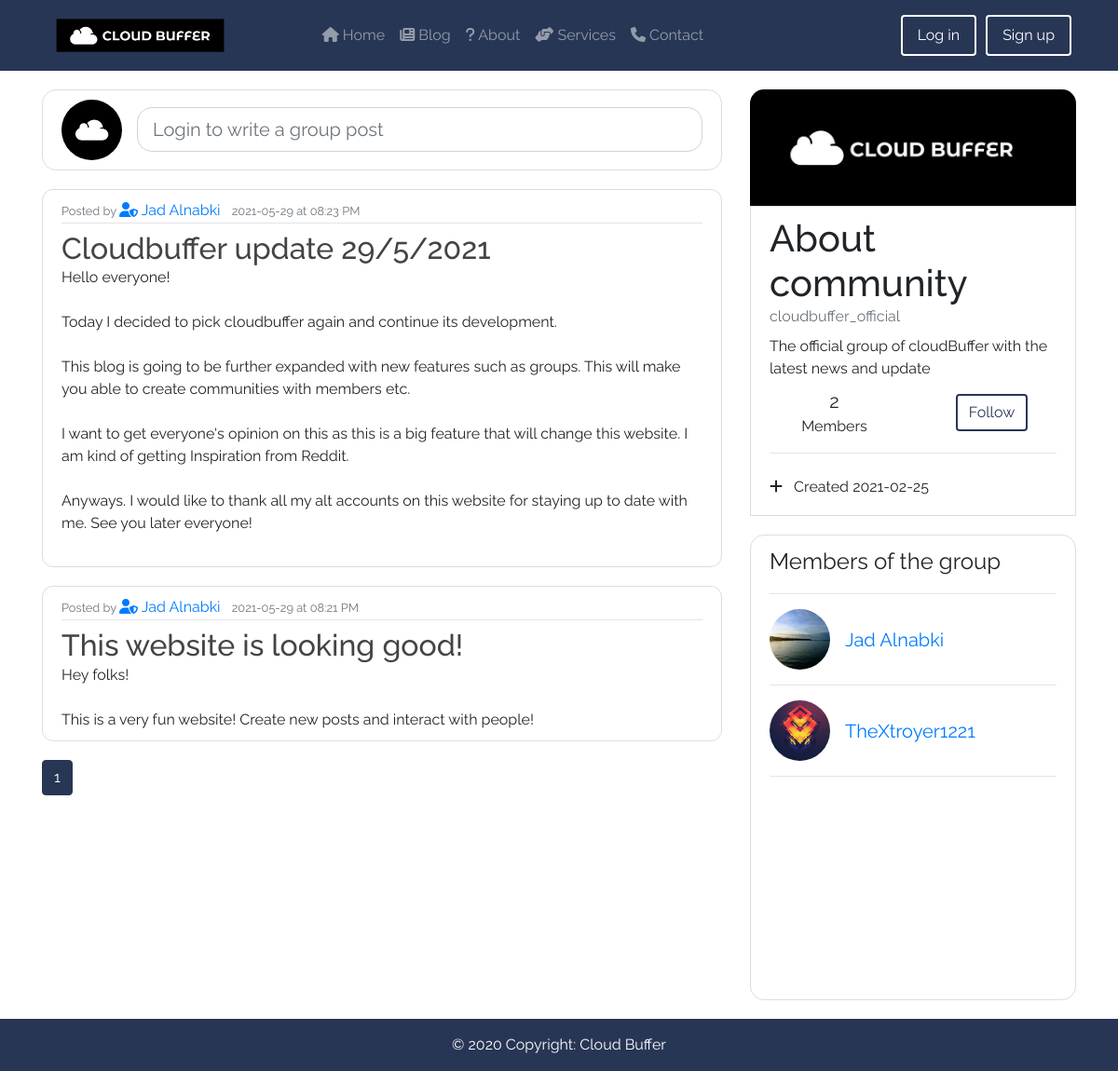
The page /group/cloudbuffer_official on the database its author committed.
### cloudBuffer/models.py (models this page shows, shortened)
class Grouppost(db.Model):
    __searchable__ = ['title', "content"]
    id = db.Column(db.Integer, primary_key=True)
    title = db.Column(db.String(100), nullable=False)
    date_posted = db.Column(db.DateTime,
                            nullable=False,
                            default=datetime.utcnow)
    content = db.Column(db.Text, nullable=False)
    topic = db.Column(db.String())
    comments = db.relationship("Groupcomment", backref="post", lazy=True)
    user_id = db.Column(db.Integer, db.ForeignKey("user.id"), nullable=False)
    group_id =  db.Column(db.Integer, db.ForeignKey("group.id"), nullable=False)

class User(db.Model, UserMixin):
    id = db.Column(db.Integer, primary_key=True)
    username = db.Column(db.String(20), unique=True, nullable=False)
    email = db.Column(db.String(120), unique=True, nullable=False)
    password = db.Column(db.String(60), nullable=False)
    image_file = db.Column(db.String(20),
                           nullable=False,
                           default="default.jpg")
    biography = db.Column(db.Text, nullable=True)
    posts = db.relationship("Post", backref="author", lazy=True)
    groupposts = db.relationship("Grouppost", backref="group_author", lazy=True)
    comments = db.relationship("Comment", backref="author", lazy=True)
    groupcomments = db.relationship("Groupcomment", backref="author", lazy=True)
    admin = db.Column(db.Boolean(), default=False)

class Group(db.Model):
    id = db.Column(db.Integer, primary_key=True)
    title = db.Column(db.String(140))
    description = db.Column(db.Text, nullable=True)
    image_file = db.Column(db.String(20),
                           nullable=False,
                           default="default.jpg")
    language = db.Column(db.String(), default="International")
    users = db.relationship("User", secondary=user_group, backref=db.backref("groups", lazy='dynamic'))
    moderators = db.relationship("User", secondary=mod_group, backref=db.backref("mod_groups", lazy='dynamic'))
    posts = db.relationship("Grouppost", backref="author", lazy=True)
    date_created = db.Column(db.DateTime, default=datetime.utcnow)

### cloudBuffer/routes.py (the view)
@app.route("/group/<title>", methods=['GET', 'POST'])
def group(title):
    group = Group.query.filter_by(title=title).first_or_404()
    grp_img = url_for("static",
                    filename="profile_pics/" + group.image_file)
    form = GroupPostForm()
    null_form = EmptyForm()
    page = request.args.get("page", 1, type=int)
    posts = Grouppost.query.filter_by(group_id=group.id).order_by(Grouppost.date_posted.desc()).paginate(page=page,per_page=10)
    return render_template("group_page.html",
                           title=group.title,
                           group=group,
                           post="post", group_img=grp_img, data="post_site", form=form, posts=posts, empty_form=null_form)

### cloudBuffer/forms.py
class GroupPostForm(FlaskForm):
    title = StringField('Title', validators=[DataRequired()])
    content = TextAreaField("Content", validators=[DataRequired()])
    submit = SubmitField("Post")

class EmptyForm(FlaskForm):
    submit = SubmitField('Submit')

### cloudBuffer/templates/group_page.html (shortened to what this page needs)
{% extends 'base.html' %} {% block content %}
<div class="container pt-5 mt-5">
  <div class="row">
    <div class="col-md-8">
      <div class="content-section">
        <div class="account-body" style="display: flex">
          {% if current_user.is_authenticated %}
          <img
            class="rounded-circle article-img"
            src="{{ url_for('static', filename='profile_pics/' + current_user.image_file) }}"
            width="125px"
            height="125px"
          />
          {% else %}
          <img
            class="rounded-circle article-img"
            src="{{ url_for('static', filename='profile_pics/' + 'default.jpg') }}"
            width="125px"
            height="125px"
          />
          {% endif %}
          <a class="w-100" href="{{url_for('group_post_new', title=group.title)}}">
            <form method="POST" action="" class="mt-2">
              <fieldset class="form-group m-0">
                <div class="form-group m-0 mb-2">
                  {% if form.title.errors %} {{ form.title(class="form-control form-control-lg is-invalid") }}
                  <div class="invalid-feedback">
                    {% for error in form.title.errors %}
                    <span>{{ error }}</span>
                    {% endfor %}
                  </div>
                  {% else %} {% if current_user.is_authenticated %} {{ form.title(class="form-control form-control-lg",
                  placeholder="Write a Group post") }} {% else %} {{ form.title(class="form-control form-control-lg",
                  placeholder="Login to write a group post") }} {% endif %}{% endif %}
                </div>
              </fieldset>
            </form>
          </a>
        </div>
        {% if not group.posts %}
        <div class="d-block">
          <h1 class="text-secondary text-center py-5 bg-light"><i class="far fa-folder-open"></i> Looks empty here</h1>
        </div>
        {% else %} {% for post in posts.items %}
        <article class="media content-section-article">
          <div class="media-body">
            <div class="article-metadata mb-2">
              <small class="text-muted">Posted by </small>
              {% if post.group_author in group.moderators or post.group_author.admin %}
              <a class="mr-2" href="{{ url_for('user', username=post.group_author.username) }}"
                ><i class="fas fa-user-shield"></i> {{ post.group_author.username }}</a
              >
              {% else %}
              <a class="mr-2" href="{{ url_for('user', username=post.group_author.username) }}">{{ post.group_author.username }}</a>
              {% endif %}
              <small class="text-muted"
                >{{ post.date_posted.strftime('%Y-%m-%d') }} at {{ post.date_posted.strftime('%I:%M %p') }}</small
              >
            </div>
            <h2>
              <a class="article-title mb-3" href="{{ url_for('group_post', title=group.title, post_id=post.id) }}"
                >{{ post.title | safe }}</a
              >
            </h2>
            <div class="article-content text-truncate" style="max-height: 350px;">{{ post.content| safe }}</div>
          </div>
        </article>
        {% endfor %} {% endif %}
      </div>
      {% for page_num in posts.iter_pages(left_edge=1, right_edge=1, left_current=1, right_current=2) %} {% if page_num %} {% if
      posts.page == page_num %}
      <a class="btn btn-primary mb-4" href="{{url_for('group', page=page_num, title=group.title)}}"> {{page_num}}</a>
      {% else %}
      <a class="btn btn-outline-primary mb-4" href="{{url_for('group', page=page_num, title=group.title)}}"> {{page_num}}</a>
      {% endif %} {% else %} ... {% endif %} {% endfor %}
    </div>
    <div class="col-md-4">
      <div class="card-img-top">
        <img
          src="{{ url_for('static', filename='profile_pics/' + group.image_file) }}"
          alt=""
          width="100%"
          height="125px"
          style="border-top-right-radius: 15px !important; border-top-left-radius: 15px !important"
        />
      </div>
      <div class="content-section account-body" style="border-radius: 0 !important">
        <div class="media mb-2">
          <div class="media-body">
            <h2 class="account-heading">About community</h2>
            <p class="text-secondary">{{ group.title }}</p>
            {% if group.description is not none %}
            <p class="my-2">{{ group.description }}</p>
            {% endif %}
            <div class="row">
              <div class="col-6" style="display: inline-grid">
                <p style="font-size: 20px; display: flex; margin: auto !important">{{group.users|count}}</p>
                <p style="display: flex; margin: auto !important">Members</p>
              </div>
              {% if current_user in group.users %}
              <div class="col-6" style="display: flex; align-items: center">
                <form action="{{ url_for('unfollow', title=group.title) }}" method="post" style="display: flex; margin: auto">
                  {{ form.hidden_tag() }} {{ form.submit(value='Unfollow', class="btn btn-primary") }}
                </form>
              </div>
              {% else %}
              <div class="col-6" style="display: flex; align-items: center">
                <form action="{{ url_for('follow', title=group.title) }}" method="post" style="display: flex; margin: auto">
                  {{ form.hidden_tag() }} {{ form.submit(value='Follow', class="btn btn-blog-dark") }}
                </form>
              </div>
              {% endif %}
            </div>
            <hr />
            <p class="mt-4">
              <i class="fa fa-plus mr-2" aria-hidden="true"></i> Created {{group.date_created.strftime('%Y-%m-%d')}}
            </p>
          </div>
        </div>
      </div>
      {% if group.users|count > 0 %}
      <div class="content-section account-body" style="overflow: auto; height: 500px">
        <legend>Members of the group</legend>
        <hr />
        {% for user in group.users %}
        <div class="my-2 d-flex">
          <img
            class="rounded-circle mr-3"
            src="{{ url_for('static', filename='profile_pics/' + user.image_file) }}"
            alt=""
            width="65px"
            height="65px"
          />
          <a href="{{url_for('user', username=user.username)}}" class="d-flex" style="align-self: center; font-size: 20px"
            >{{ user.username }}</a
          >
        </div>
        <hr />
        {% endfor %}
      </div>
      {% endif %}
    </div>
  </div>
</div>
{% endblock %}

### cloudBuffer/templates/base.html (shortened to what this page needs)
<!DOCTYPE html>
<html lang="en">
  <head>
    <link rel="stylesheet" href="https://stackpath.bootstrapcdn.com/bootstrap/4.3.1/css/bootstrap.min.css" />
    <link rel="stylesheet" href="{{ url_for('static', filename='css/style.css') }}" />
    <link rel="stylesheet" href="https://unpkg.com/leaflet@1.6.0/dist/leaflet.css" />
    <link rel="stylesheet" href="https://code.jquery.com/ui/1.12.1/themes/base/jquery-ui.css">
  </head>
  {% if request.path == "/" %}
  <body data-spy="scroll" data-target=".navbar" data-offset="50">
    {% else %}
    <body onload="loading()" data-spy="scroll" data-target=".navbar" data-offset="50" style="height: 100vh;" class="d-flex flex-column">
      {% endif %}
      {% if request.path == "/blog" or request.path == "/account" or request.path == "/dashboard" or request.path == "/post/new" or data == "post_site" or title == "Update existing post" or request.path == "/user/{}".format(title)  or request.path == "/reset_password" or request.path == "/terms" or request.path == "/group/new" %}
      <nav id="navbarBlog" class="navbar navbar-expand-lg navbar-dark fixed-top py-2 mobile-dark bg-dark mb-3">
        <div class="container">
          <a class="navbar-brand" href="{{url_for('index')}}"><img src="{{ url_for('static', filename='brand/logo-hori.png') }}" alt="" height="50" /></a>
          <div class="collapse navbar-collapse" id="navbarResponsive">
            <ul class="navbar-nav mx-auto">
              <li class="nav-item">
                <a class="nav-link js-scroll-trigger" href="{{url_for('index')}}"><i class="fa fa-home"></i> Home</a>
              </li>
              <li class="nav-item">
                <a class="nav-link js-scroll-trigger" href="{{url_for('blog')}}"><i class="fa fa-newspaper"></i> Blog</a>
              </li>
              <li class="nav-item">
                <a class="nav-link js-scroll-trigger" href="#"><i class="fa fa-question"></i> About</a>
              </li>
              <li class="nav-item">
                <a class="nav-link js-scroll-trigger" href="#"><i class="fas fa-hands-helping"></i> Services</a>
              </li>
              <li class="nav-item">
                <a class="nav-link js-scroll-trigger" href="#"><i class="fa fa-phone" aria-hidden="true"></i> Contact</a>
              </li>
            </ul>
          </div>
          {% if current_user.is_authenticated %}
          <div class="navbar-collapse collapse" id="navbarResponsive">
            <ul>
              <li class="nav-item dropdown">
                <a href="#" class="d-flex mr-3 nav-link dropdown-toggle" id="navbarDropdown" role="button" data-toggle="dropdown" aria-haspopup="true" aria-expanded="false">
                  <img src="{{ url_for('static', filename='profile_pics/' + current_user.image_file) }}" alt="User image" class="mr-2 navbar-image" width="50px" height="50px" />
                  <p class="navbar-username">{{ current_user.username }}</p>
                </a>
                <div class="dropdown-menu slideIn animate" aria-labelledby="navbarDropdown">
                  <a class="dropdown-item" href="{{ url_for('account') }}"><i class="fas fa-user mr-2"></i> Account</a>
                  <a class="dropdown-item" href="{{ url_for('new_post') }}"><i class="fas fa-pen-alt mr-2"></i> Create a post</a>
                  <a class="dropdown-item" href="{{ url_for('new_group') }}"><i class="fas fa-users mr-2"></i> Create a group</a>
                  {% if current_user.admin %}
                  <a class="dropdown-item" href="{{url_for('dashboard')}}"><i class="fas fa-server mr-2"></i> Admin dashboard</a>
                  {% endif %}
                  <div class="dropdown-divider"></div>
                  <a class="dropdown-item" href="{{url_for('.logout')}}"><i class="fas fa-sign-out-alt mr-2"></i> Log out</a>
                </div>
              </li>
            </ul>
          </div>
          {% else %}
          <div class="navbar-collapse sign-btns">
            <a name="Log in" class="btn btn-blog nav-link" href="{{url_for('.login')}}" role="button">Log in</a>
            <a name="Sign up" class="btn btn-blog nav-link" href="{{url_for('.signup')}}" role="button">Sign up</a>
          </div>
          {% endif %}
        </div>
      </nav>
      {% endif %}
      {% block content %}{% endblock %}
      {% if request.path == "/" or request.path == "/blog" or request.path == "/dashboard" or data == "post_site" or request.path == "/terms"%}
      <footer class="mt-auto">
        <div class="footer-copyright text-center py-3 bg-dark text-white">
          © 2020 Copyright:
          <a href="/" class="text-white"> Cloud Buffer</a>
        </div>
      </footer>
      {% endif %}
    </body>
  </body>
</html>

### cloudBuffer/static/css/style.css (style rules this page uses)
.navbar { -webkit-transition: all 1s ease; transition: all 1s ease; }
.nav-link { -webkit-transition: all 0.6s ease; transition: all 0.6s ease; }
.sign-btns { -webkit-box-pack: end; -ms-flex-pack: end; justify-content: flex-end; }
.btn-blog { background-color: transparent; border: solid white 2px; color: white; margin-left: 5px; margin-right: 5px; }
.btn-blog-dark { background-color: transparent; border: solid #283655 2px; color: #283655; margin-left: 5px; margin-right: 5px; }
html, body, ul, ol { margin: 0; padding: 0; -webkit-box-sizing: border-box; box-sizing: border-box; scroll-behavior: smooth; }
html, body { min-height: 100%; width: 100%; font-family: "Raleway", sans-serif; }
p, h1, h2, h3, h4 { margin: 0 !important; padding: 0; }
p { font-family: "Raleway", sans-serif; }
img { -o-object-fit: cover; object-fit: cover; }
ul { list-style-type: none; }
.bg-dark { background-color: #283655 !important; }
.form-control { border-radius: 1rem; }
.account-heading { font-size: 2.5rem; }
.account-body { background: #ffffff; padding: 10px 20px; border: 1px solid #dddddd; border-radius: 15px; margin-bottom: 20px; }
.content-section-article { background: #ffffff; padding: 10px 20px; border: 1px solid #dddddd; border-radius: 12px; margin-bottom: 20px; }
.article-title { color: #444444; }
.article-content { white-space: pre-line; }
.article-img { height: 65px; width: 65px; margin-right: 16px; }
.article-metadata { padding-bottom: 1px; margin-bottom: 4px; border-bottom: 1px solid #e3e3e3; }
.btn-primary { border-color: #283655; background-color: #283655; }

### rows shown on the page
Grouppost: group_author.username "Jad Alnabki", date_posted "2021-05-29", date_posted "08:23 PM", title "Cloudbuffer update 29/5/2021", content "Hello everyone! Today I decided to pick cloudbuffer again and continue its development. This blog is going to be further expanded with new features such as groups. This will make you able to create communities with members etc. I want to get everyone's opinion on this as this is a big feature that will change this website. I am kind of getting Inspiration from Reddit. Anyways. I would like to thank all my alt accounts on this website for staying up to date with me. See you later everyone!"
Grouppost: group_author.username "Jad Alnabki", date_posted "2021-05-29", date_posted "08:21 PM", title "This website is looking good!", content "Hey folks! This is a very fun website! Create new posts and interact with people!"
Group: image_file (picture), title "cloudbuffer_official", description "The official group of cloudBuffer with the latest news and update", date_created "2021-02-25"
User: image_file (picture), username "Jad Alnabki"
User: image_file (picture), username "TheXtroyer1221"

### other values the page prints
{{ page_num }} "1"
{{ group.users|count }} "2"
